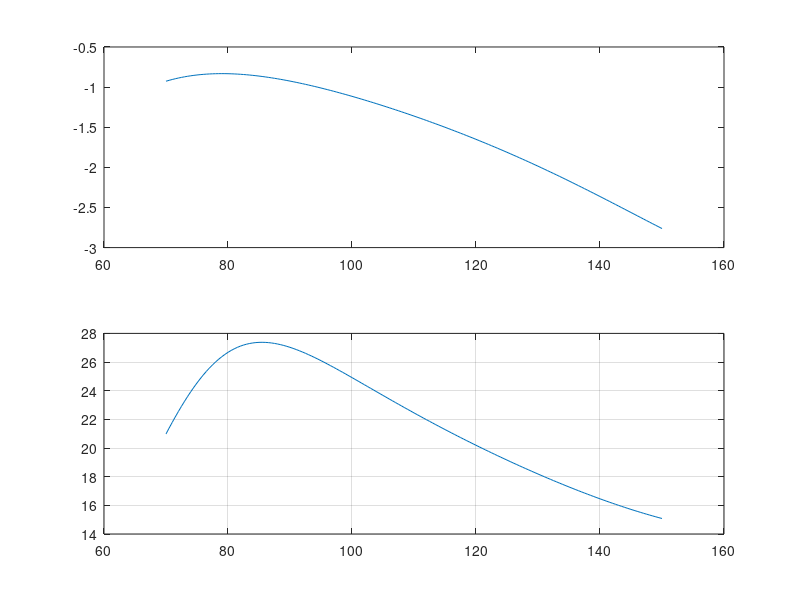
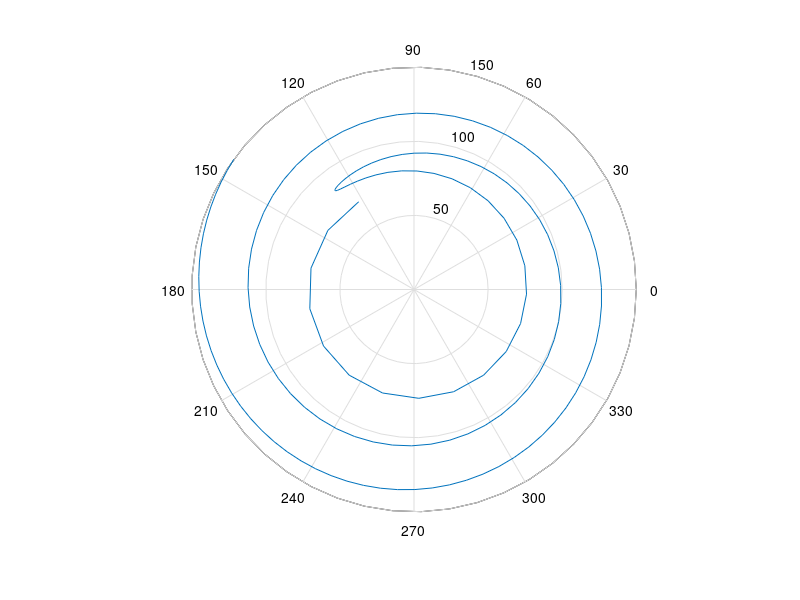

Recreate these plots in MATLAB, in order.
x = 70:.5:150;
k = 0:.5:6;
R=100;
E=5.6;
p=32;
appro=(31.34052-1.31976*x+0.02242 *x.^2-1.89196E-4* x.^3+8.03488E-7* x.^4-1.36024E-9*x.^5);
Vx_Vy= [
    
    
            ];

pax= [ 1    1.85;
       2    1.65;
       3    1.5;
       4    1.3;
       5    1.15;
       6    1.05;
       7    1;
       8    1.5;
       9    1.4;
       10   1.3;
];

hax= [  5       1.15;
        5.5     1.1;
        6       2.1;
        7       1.85;
        8       1.55;
        9       1.4;
        10      1.3
];
%y =x;
%z=log(x);
%p=log(1+x);
%plot(y,z,y,p);
%grid on;
%y=;y
%a=[x ; appro]

fun1=appro+(E-x-R*appro)/(R);%
fun2=appro+(E-x-R*appro)/(tan(pi/2)*p.^2+R);%
fun3=appro+(E-x-R*appro)/(tan(pi/3)*p.^2+R);%
fun4=appro+(E-x-R*appro)/(tan(pi/6)*p.^2+R);%


fun5=appro+(E-x-R*appro)/(-tan(pi/3)*p.^2+R);%
fun6=appro+(E-x-R*appro)/(-tan(pi/6)*p.^2+R);%

%plot(x,appro*1000,vax(:,1),vax(:,2),'OK');
subplot(2,1,1); plot(x,-appro);
%xlabel('U, Volt');
%ylabel('I, mA');
%ylim([-7 8]);
%grid on;


subplot(2,1,2); plot(x,x./(appro.*3.6));

grid on;

figure
polar( x./(appro.*3.6),x);%
%polar(90:0.5:180, (0:1:180)+4);
%grid on;